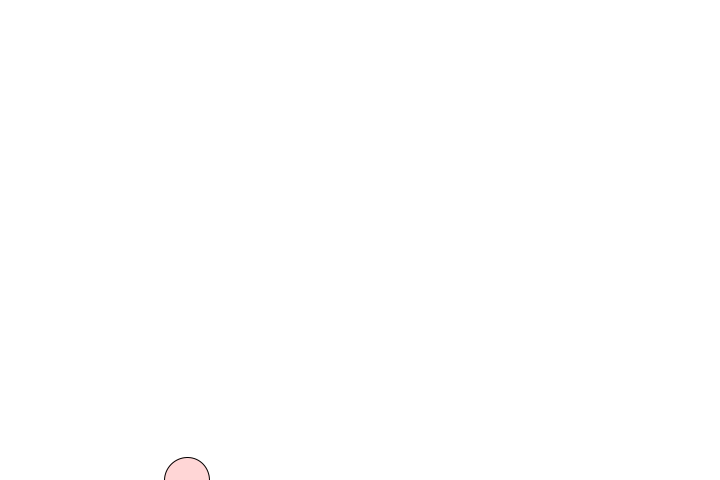
Frame 1 (no input)
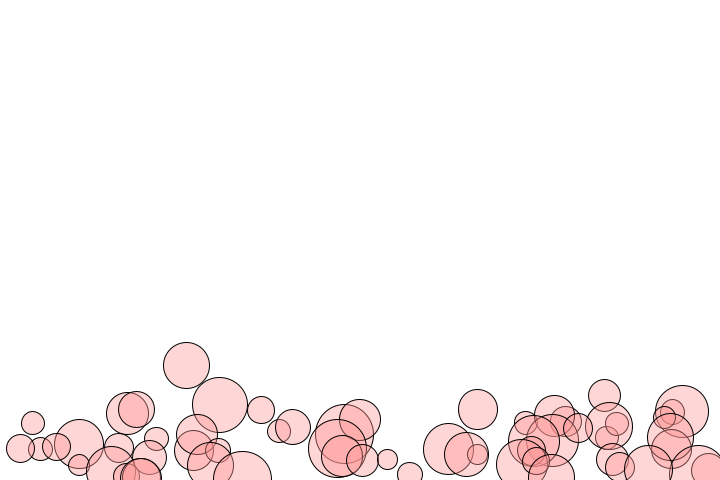
Frame 60 (the mouse pressed at the canvas centre just before this capture)
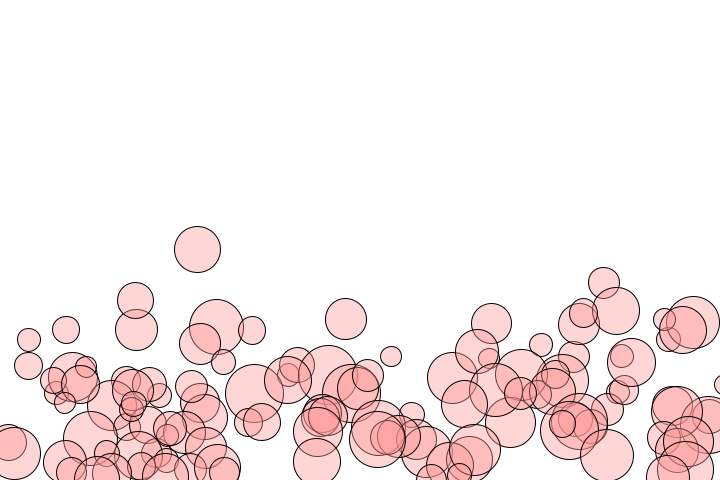
Frame 120 (the mouse held since frame 60 and released just before this capture)

The Processing sketch that drew these frames (run headless with seeded random() and noise(); from frame 60 on, the mouse is pressed at the canvas centre):

// Processing sketch: W_ArraysListAndForEachLopp
// ── W_ArraysListAndForEachLopp.pde
ArrayList<Bubble> bubblesList; 
 
void setup() {
  size(720, 480);

  bubblesList = new ArrayList<Bubble>();

  /*for (int i = 0; i < 10; i++) {
   bubblesList.add(new Bubble(random(20, 60)));
   }*/
}

void draw() {
  background(255);
  bubblesList.add(new Bubble(random(20, 60)));

  for (Bubble b : bubblesList) { // for-each Java loop
    b.display();
    b.ascend();
    b.top();
  }

  if (bubblesList.size()>150) {
    bubblesList.remove(0);
  }
}

void mousePressed() {
  bubblesList.add(new Bubble(random(20, 60)));
  println(bubblesList.size());
}

void keyPressed() {
  bubblesList.remove(0);
  println(bubblesList.size());
}

// ── Bubble.pde
class Bubble {

  float x;
  float y;
  float diameter;
  float speedY;
  boolean isAlive = false;

  Bubble(float diam) {
    x = random(width);
    y = height;
    diameter = diam;
    speedY = random(0.7, 2);
    isAlive = true;
  }

  void display() {
    fill(1500, 150, 150, 100);
    ellipse(x, y, diameter, diameter);
  }

  void ascend() {
    y = y - speedY;
    x = x + random(-2, 2);
  }

  void top() {
    if (y < 0 - diameter/2) {
      isAlive = false;
    }
  }
}
